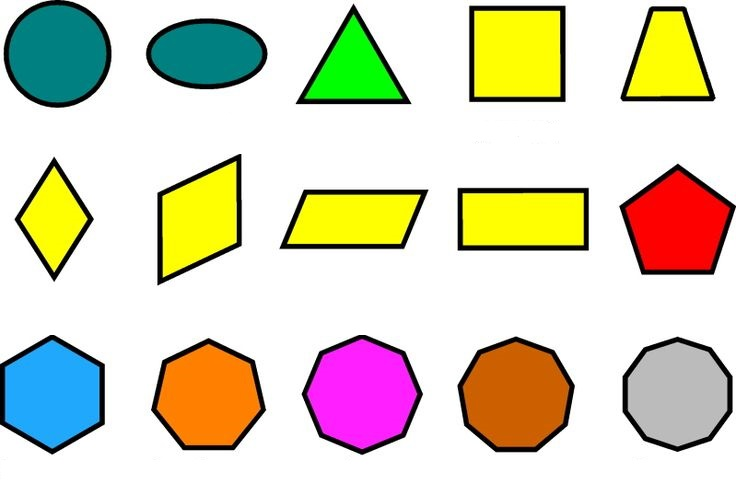
#> input picture cvHelper_module/image.jpg, 736 x 484 px
$ python detect_shapes.py --i1 ../../cvHelper_module/image.jpg --i2 ../../cvHelper_module/field.jpg --i3 ../../cvHelper_module/field.jpg
#> lines starting #> are read from the running program, lines starting #| are printed output that depends on the picture; after the words box and inside, x2 and y2 are one past the last pixel; in counts of white or black regions, pixels touching at a corner belong together
### 4.2/with grid/pyimagesearch/shapedetector.py
import cv2
import math

class ShapeDetector:
    def __init__(self):
        pass

    def detect(self, c):
        shape = 'unidentified'
        p = cv2.arcLength(c, True)
        print('p=',p)
        a = cv2.approxPolyDP(c, 0.035 * p, True)
        print(len(a),a)
        if (len(a)==3):
            shape = '2'
        elif (len(a) == 4):
            (x,y,w,h) = cv2.boundingRect(a)
            ar = w/h
            shape = '0'
            if (abs(ar-1)>0.05):
                shape = 'r'
        else:
            shape = '1'
        return shape

### 4.2/with grid/detect_shapes.py
from pyimagesearch.shapedetector import ShapeDetector
import argparse
import imutils
import cv2

ap = argparse.ArgumentParser()
ap.add_argument('-i1','--i1', required = True, help = 'path to the input image 1')
ap.add_argument('-i2','--i2', required = True, help = 'path to the input image 2')
ap.add_argument('-i3','--i3', required = True, help = 'path to the input image 3')
args = vars(ap.parse_args())

resultArr = []

IMAGES = [cv2.imread(args['i1']), cv2.imread(args['i2']), cv2.imread(args['i3'])]
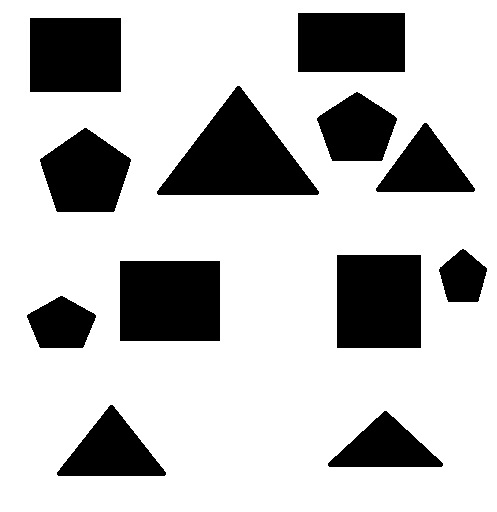
#> input picture cvHelper_module/field.jpg, 497 x 512 px

for image in IMAGES:
    resized = image
    ratio = 1
    print('open image')

    gray = cv2.cvtColor(resized, cv2.COLOR_BGR2GRAY)
    cv2.imshow('Gray', gray)
    cv2.waitKey(0)

    thresh = cv2.threshold(gray, 160, 255, cv2.THRESH_BINARY)[1]
    cv2.imshow('thresh', thresh)
    cv2.waitKey(0)
    print('image process')

    cnts = cv2.findContours(thresh.copy(), cv2.RETR_EXTERNAL, cv2.CHAIN_APPROX_SIMPLE)
    cnts = imutils.grab_contours(cnts)

    print('find countours')

    sd = ShapeDetector()
    resultArr = []

    for c in cnts:
        M = cv2.moments(c)
        cX = int((M['m10'] / M['m00'])* ratio)
        cY = int((M['m01'] / M['m00'])* ratio)
        shape = sd.detect(c)

        c = c.astype('float')
        c *= ratio
        c = c.astype('int')
        resultArr.append([shape, cX // 40, cY // 40])
        cv2.putText(image, '('+str(shape)+','+str(cX//40)+','+str(cY//40)+')', (cX+10,cY), cv2.FONT_HERSHEY_SIMPLEX, 0.5, (255, 255, 255), 1)

        cv2.imshow('Image', image)

    for i in range(0,100):
        image = cv2.line(image, (0,i*40), (4000,i*40), (255,255,0), 1)
        image = cv2.line(image, (i*40,0), (i*40,4000), (255,255,0), 1)
#> this loop made 3 passes
#> (printed output is left out)
#> pass 1, `gray = cv2.cvtColor(resized, cv2.COLOR_BGR2GRAY)`:
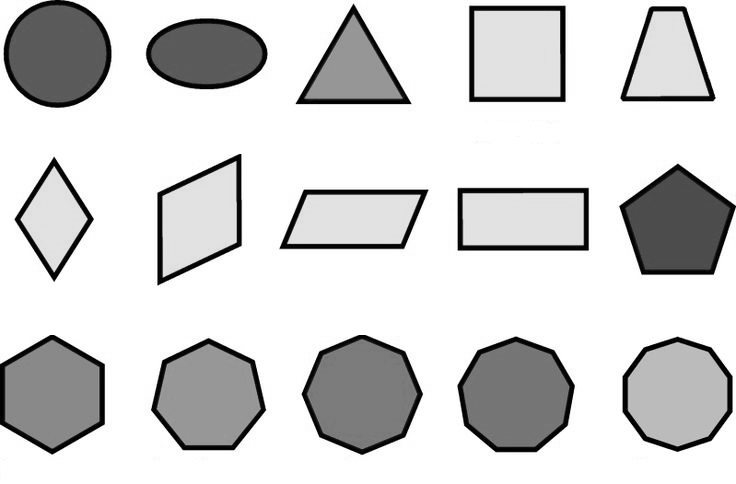
#> gray: shape (484, 736); min 0, max 255, mean 210.6
#> pass 1, `thresh = cv2.threshold(gray, 160, 255, cv2.THRESH_BINARY)[1]`:
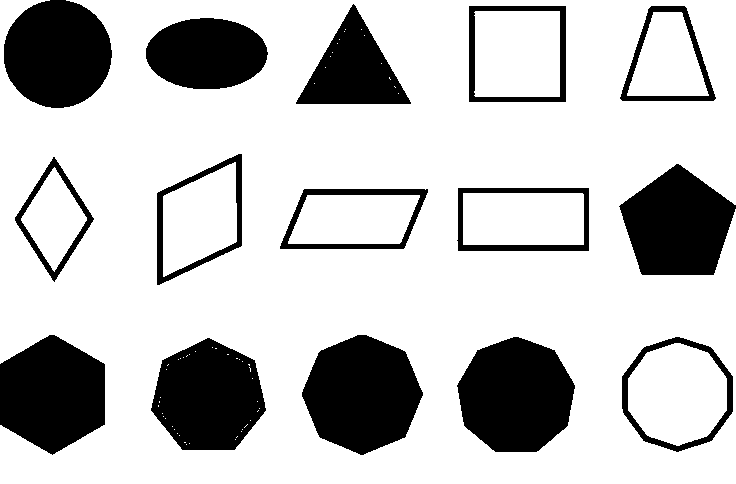
#> thresh: shape (484, 736); 76.5% white; 15 black regions, largest, box (x1, y1, x2, y2) and area: (302, 335, 423, 455) 10457, (457, 337, 575, 452) 10339, (0, 335, 105, 455) 9523
#> after the loop:
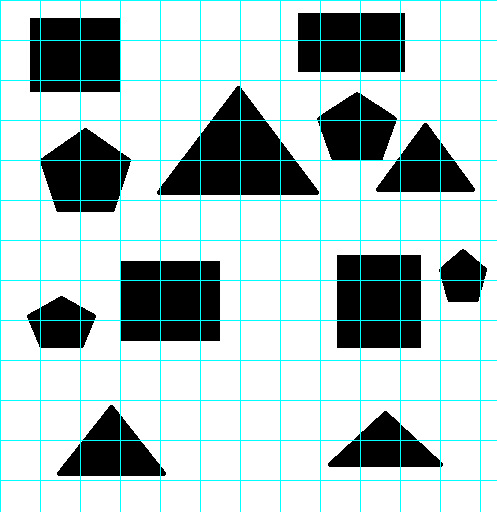
#> resized: shape (512, 497, 3); mean B, G, R 194.9, 194.9, 181.9
#> after the loop, c = [[0, 0], [0, 511], [496, 511], [496, 0]]

print('write file')
with open("result.txt", "w+") as file:
    toAdd = "["
    for shape in resultArr:
        items=list(map(str,shape))
        toAdd+='('+','.join(items)+'),'
#> this loop made 1 pass
#> items on pass 1: ['0', '6', '6']
#> after the loop, toAdd = '[(0,6,6),'
    toAdd += "]"
#> toAdd = '[(0,6,6),]'
    file.write(toAdd)
    file.close()
